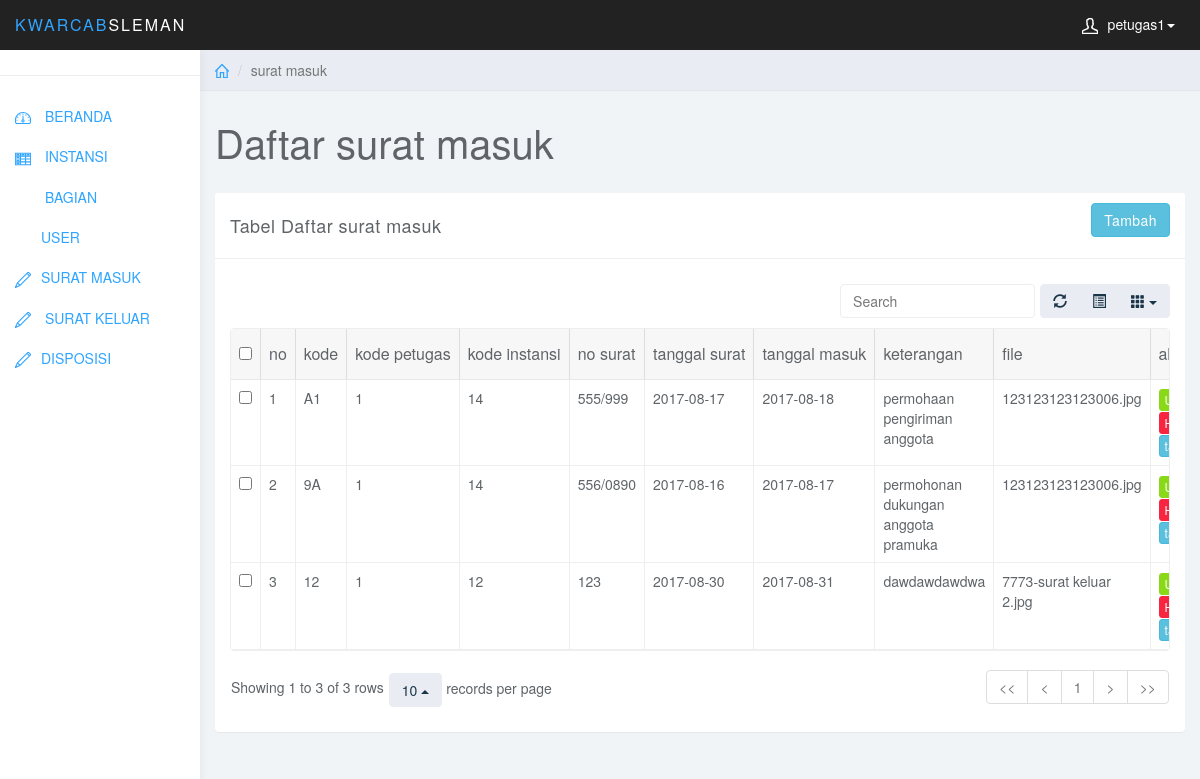
The app's page /index.php?m=surat-masuk (signed in) with its own data.
### tables this page shows
CREATE TABLE `surat_masuk` (
  `kd_masuk` varchar(8) NOT NULL,
  `kd_petugas_surat` varchar(8) NOT NULL,
  `kd_instansi_surat` varchar(8) NOT NULL,
  `no_surat` varchar(8) NOT NULL,
  `tgl_surat` varchar(20) NOT NULL,
  `tgl_masuk` varchar(20) NOT NULL,
  `keterangan` varchar(250) NOT NULL,
  `file_nama` varchar(250) NOT NULL
);

### a/surat-masuk.php (the view, shortened to what this page needs)
<div class="col-sm-9 col-sm-offset-3 col-lg-10 col-lg-offset-2 main">
  <div class="row">
    <ol class="breadcrumb">
      <li><a href="index.php"><svg class="glyph stroked home"><use xlink:href="#stroked-home"></use></svg></a></li>
      <li class="active">surat masuk</li>
    </ol>
  </div>
  <div class="row">
    <div class="col-lg-12">
      <h1 class="page-header">Daftar surat masuk</h1>
    </div>
  </div>
  <div class="row">
    <div class="col-lg-12">
      <div class="panel panel-default">
        <div class="panel-heading">Tabel Daftar surat masuk <a class="btn btn-info" style="float: right;" href="index.php?m=tambah-surat-masuk">Tambah </a></div>
        <div class="panel-body">
          <table data-toggle="table"  data-show-refresh="true" data-show-toggle="true" data-show-columns="true" data-search="true" data-select-item-name="toolbar1" data-pagination="true" data-sort-name="name" data-sort-order="desc">
            <thead>
              <tr>
                <th data-sortable="true">no</th>
                <th data-sortable="true">kode</th>
               <th data-sortable="true">kode petugas</th>
                <th data-sortable="true">kode instansi</th>
                <th data-sortable="true">no surat</th>
                <th data-sortable="true">tanggal surat</th>
                <th data-sortable="true">tanggal masuk</th>
                <th data-sortable="true">keterangan</th>
                <th data-sortable="true">file</th>
                <th data-sortable="true">aksi</th>
              </tr>
            </thead>
            <tbody>
              <?php
              $no=1;
              $koneksi = "SELECT kd_masuk, kd_instansi_surat, kd_petugas_surat,no_surat, file_nama,
              tgl_masuk, tgl_surat,keterangan, kd_petugas, kd_instansi, nama_instansi FROM surat_masuk
              INNER JOIN instansi ON kd_instansi_surat=kd_instansi
              INNER JOIN user ON kd_petugas_surat=kd_petugas
              order by kd_masuk desc"  ;
              $query  = mysqli_query($db,$koneksi);
              while($data=mysqli_fetch_array($query))
              {
                ?>
                <tr>
                  <td><?php echo $no; ?></td>
                  <td><?php echo $data['kd_masuk']; ?></td>
                  <td><?php echo $data['kd_petugas_surat']; ?></td>
                  <td><?php echo $data['kd_instansi_surat']; ?></td>
                  <td><?php echo $data['no_surat']; ?></td>
                  <td><?php echo $data['tgl_surat']; ?></td>
                  <td><?php echo $data['tgl_masuk']; ?></td>
                  <td><?php echo $data['keterangan']; ?></td>
                  <td><?php echo $data['file_nama']; ?></td>
                  <td>
                    <a class="btn btn-xs btn-success" href="index.php?m=edit-surmak&id=<?php echo $data['kd_masuk']; ?>">Ubah</a>
                    <a class="btn btn-xs btn-danger" href="index.php?m=hapus-surmak&id=<?php echo $data['kd_masuk']; ?>" onclick="return confirm('Yakin mau di hapus?');">Hapus</a>
                    <a class="btn btn-xs btn-info" href="index.php?m=tampil2&id=<?php echo $data['kd_masuk']; ?>">tampilkan</a>
                  </td>
                </tr>
                <?php
                $no++;
              }
              ?>
            </tbody>
          </table>
        </div>
      </div>
    </div>
  </div>
</div>

### css/styles.css (style rules this page uses)
body { background: #f1f4f7; padding-top: 50px; color: #5f6468; }
a, a:hover, a:focus { color: #30a5ff; }
h1, h2, h3, h4, h5, h6 { color: #5f6468; }
h1 { font-weight: 300; font-size: 40px; }
.btn-success, .btn-success:hover, .btn-success:focus, .btn-success:active, .btn-success.active, .open > .dropdown-toggle.btn-success, .btn-success.disabled, .btn-success[disabled], fieldset[disabled] .btn-success, .btn-success.disabled:hover, .btn-success[disabled]:hover, fieldset[disabled] .btn-success:hover, .btn-success.disabled:focus, .btn-success[disabled]:focus, fieldset[disabled] .btn-success:focus, .btn-success.disabled:active, .btn-success[disabled]:active, fieldset[disabled] .btn-success:active, .btn-success.disabled.active, .btn-success[disabled].active, fieldset[disabled] .btn-success.active { background-color: #8ad919; border-color: #8ad919; }
.btn-danger, .btn-danger:hover, .btn-danger:focus, .btn-danger:active, .btn-danger.active, .open > .dropdown-toggle.btn-danger, .btn-danger.disabled, .btn-danger[disabled], fieldset[disabled] .btn-danger, .btn-danger.disabled:hover, .btn-danger[disabled]:hover, fieldset[disabled] .btn-danger:hover, .btn-danger.disabled:focus, .btn-danger[disabled]:focus, fieldset[disabled] .btn-danger:focus, .btn-danger.disabled:active, .btn-danger[disabled]:active, fieldset[disabled] .btn-danger:active, .btn-danger.disabled.active, .btn-danger[disabled].active, fieldset[disabled] .btn-danger.active { background-color: #f9243f; border-color: #f9243f; }
.panel { border: 0; }
.panel-heading { font-size: 18px; font-weight: 300; letter-spacing: 0.025em; height: 66px; line-height: 45px; }
.panel-default .panel-heading { background: #fff; border-bottom: 1px solid #eee; color: #5f6468; }
.breadcrumb { border-radius: 0; padding: 10px 15px; background: #e9ecf2; box-shadow: 0 1px 1px rgba(0, 0, 0, .05); margin: 0 ; }
h1.page-header { margin-top: 30px; border-bottom: 0; }
.table { background: #fff; }
.breadcrumb .glyph { height: 14px; width: 14px; margin: -2px 0 0 0; stroke-width: 4px; }

### records on screen
surat_masuk: kd_masuk "A1", kd_petugas_surat "1", kd_instansi_surat "14", no_surat "555/999", tgl_surat "2017-08-17", tgl_masuk "2017-08-18", keterangan "permohaan pengiriman anggota", file_nama "123123123123006.jpg"
surat_masuk: kd_masuk "9A", kd_petugas_surat "1", kd_instansi_surat "14", no_surat "556/0890", tgl_surat "2017-08-16", tgl_masuk "2017-08-17", keterangan "permohonan dukungan anggota pramuka", file_nama "123123123123006.jpg"
surat_masuk: kd_masuk "12", kd_petugas_surat "1", kd_instansi_surat "12", no_surat "123", tgl_surat "2017-08-30", tgl_masuk "2017-08-31", keterangan "dawdawdawdwa", file_nama "7773-surat keluar 2.jpg"

### other values on screen
$_SESSION['username'] "petugas1"
